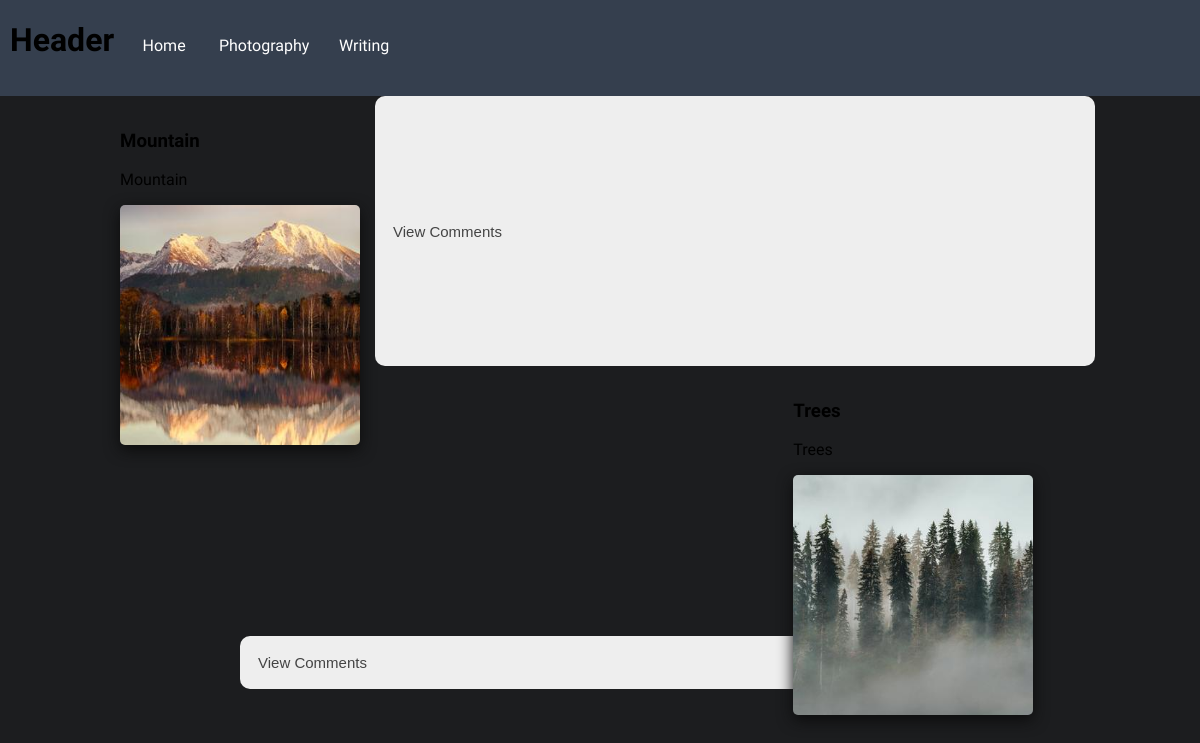
Screenshot of /photography/1/ with the database file from the repository.
### main_site/models.py (models this page shows, shortened)
class Photo(models.Model):
    id = models.AutoField(primary_key=True)
    image = models.ImageField(upload_to='images/')
    thumbnail = models.ImageField(upload_to='thumbnails/', blank=True, null=True)
    title = models.CharField(max_length=100)
    description = models.CharField(max_length=750)
    tag = models.ManyToManyField('Tag')
    published = models.BooleanField(default=True)
    published_date = models.DateTimeField(blank=True, null=True, auto_now_add=True)
    class Meta:
        ordering = ['published_date']

### main_site/views.py (the view)
# urls.py: path('photography/', views.photo_tags, name='photo'),
def photo(request, tag_id):
    photos = Photo.objects.filter(published=True).filter(tag__id=tag_id)
    if request.method == 'POST':
        comment_form = PhotoCommentForm(data=request.POST)
        print('POST')
        if comment_form.is_valid():
            print('valid')
            comment_form.save()
    else:
        comment_form = PhotoCommentForm()
    data = serializers.serialize('json', photos)
    context = {
        'photos': photos,
        'comment_form': comment_form,
        'data': data
    }
    return render(request, 'photography.html', context=context)

### main_site/templates/photography.html (shortened to what this page needs)
{% extends "base_generic.html" %}
{% load static %}
{% block content %}
    <div class="photo-grid">
    {% for photo in photos %}
        <div class="item">
            <h3>{{ photo.title }}</h3>
            <p>{{ photo.description }}</p>
            <img id="{{ photo.pk }}" class="photo-page-img" alt="{{ photo.title }}" onclick="processModal(this);" src="{{ photo.thumbnail.url }}">
        </div>
        <button type="button" class="collapsible">View Comments</button>
    {% endfor %}
    </div>
{% endblock %}

### main_site/static/css/styles.css (style rules this page uses)
:root { --color-primary: #1c1d1f; --color-secondary: #353f4e; --color-secondary-alpha: #353f4eb0; --color-tertiary: #2b9fc8; --color-quaternary: #bed8e8; --color-text: #f3f3f3; --tile-size-vw: 20vw; --tile-size-per: 20%; }
html body { margin: 0; padding: 0; overflow-x: hidden; background-color: var(--color-primary); font-family: 'Open Sans Condensed', sans-serif; }
.collapsible { background-color: #eee; color: #444; cursor: pointer; padding: 18px; width: 60%; border: none; text-align: left; outline: none; font-size: 15px; border-radius: 10px; }
.photo-grid { display: flex; flex-wrap: wrap; justify-content: center; }
.photo-page-img { position: relative; flex: 0 0 20%; width: var(--tile-size-vw); height: var(--tile-size-vw); object-fit: cover; cursor: pointer; transition: 0.3s; box-shadow: 0px 5px 15px rgb(12, 12, 12); border-radius: 5px; }
.item { height: var(--tile-size-vw); width: var(--tile-size-vw); padding: 15px }

### rows the page displays
Photo: title "Mountain", description "Mountain", thumbnail (picture)
Photo: title "Trees", description "Trees", thumbnail (picture)
